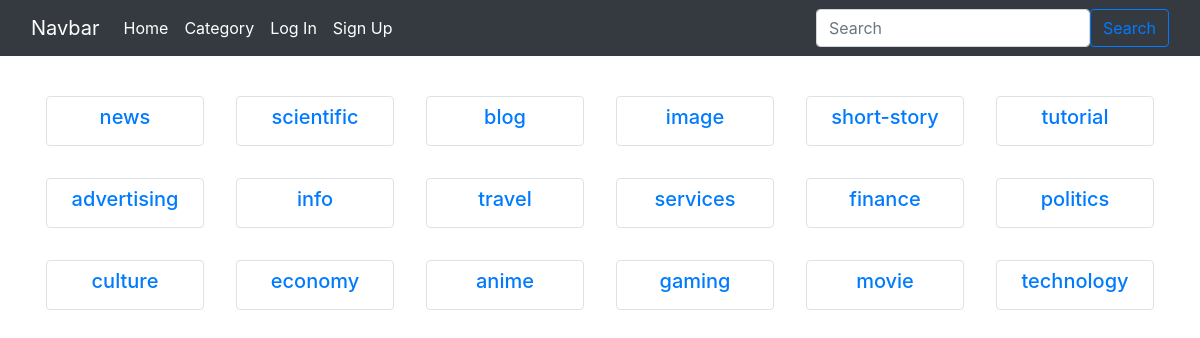
/catlist/, run on the app's committed database.
### posts/models.py (models this page shows, shortened)
class Categories(models.Model):
    objects = None
    category_name = models.CharField(max_length=64)

### posts/views.py (the view)
# urls.py: path('catlist/', CatListView.as_view(), name='cat_list'),
class CatListView(ListView):
    template_name = 'catlist.html'
    queryset = Categories.objects.all()

### users/templates/catlist.html
{% extends 'base.html' %}
{% block content %}
<div class="container">
    <div class="row justify-content-center">
        {% for cat in object_list %}
        <div class="col-xs-6 col-sm-4 col-md-3 col-lg-2 p-3">
            <div class="col-sm-12 col-md-12 border rounded p-2">
                <div class="text-center">
                    <a href="{% url 'category_posts' cat.id %}">
                        <p class="h5">{{cat.category_name}}</p>
                    </a>
                </div>
            </div>
        </div>
        {% endfor %}
    </div>
</div>
{% endblock content %}

### data on the page
Categories: category_name "news"
Categories: category_name "scientific"
Categories: category_name "blog"
Categories: category_name "image"
Categories: category_name "short-story"
Categories: category_name "tutorial"
Categories: category_name "advertising"
Categories: category_name "info"
Categories: category_name "travel"
Categories: category_name "services"
Categories: category_name "finance"
Categories: category_name "politics"
Categories: category_name "culture"
Categories: category_name "economy"
Categories: category_name "anime"
Categories: category_name "gaming"
Categories: category_name "movie"
Categories: category_name "technology"
